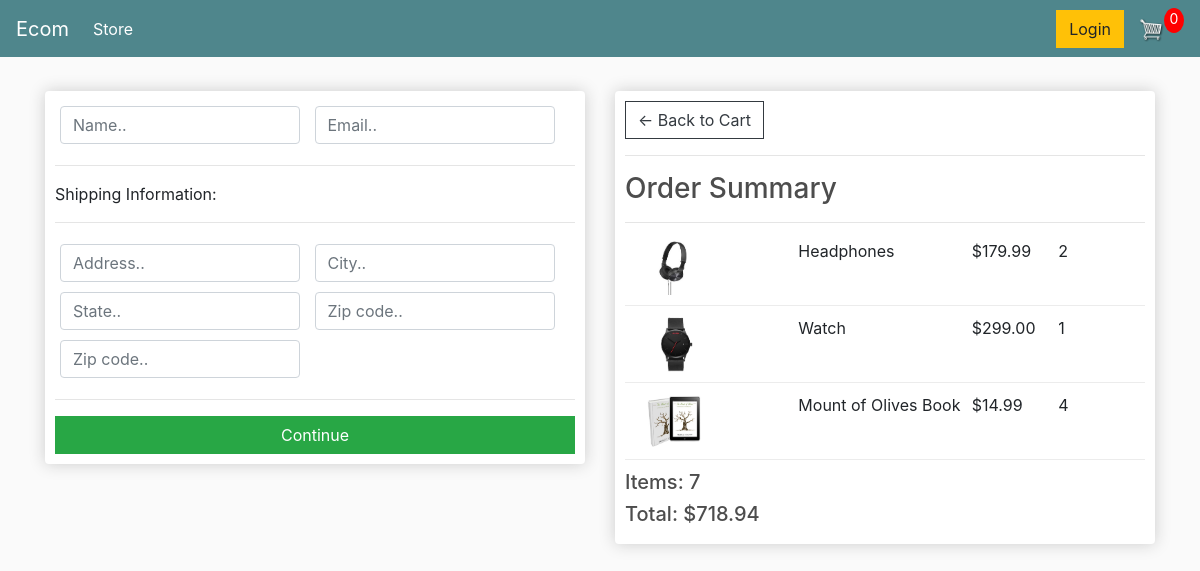
Screenshot of /checkout/ (signed in) with the database file from the repository.
### store/models.py (models this page shows, shortened)
class OrderItem(models.Model):
    product = models.ForeignKey(Product, on_delete=models.SET_NULL, blank=True, null=True)
    order = models.ForeignKey(Order, on_delete=models.SET_NULL, blank=True, null=True)
    quantity = models.IntegerField(default=0, null=True, blank=True)
    date_added = models.DateTimeField(auto_now_add=True)
    @property
    def total(self):
        return self.quantity * self.product.price

class Product(models.Model):
    name = models.CharField(max_length=100, null=True)
    price = models.FloatField()
    digital = models.BooleanField(default=False, null=True, blank=False)
    image = models.ImageField(null=True, blank=True)
    @property
    def imageURL(self):
        try:
            url = self.image.url
        except:
            url = ''
        return url

class Order(models.Model):
    customer = models.ForeignKey(Customer, on_delete=models.SET_NULL, blank=True, null=True)
    date_ordered = models.DateTimeField(auto_now_add=True)
    order_completed = models.BooleanField(default=False, null=True, blank=False)
    transaction_id = models.CharField(max_length=200, null=True)
    @property
    def cart_total(self):
        orderitems = self.orderitem_set.all()
        total = 0
        for i in orderitems: total += i.total
        return total
    @property
    def cart_items(self):
        orderitems = self.orderitem_set.all()
        total = 0
        for i in orderitems: total += i.quantity
        return total

### store/views.py (the view)
# urls.py: path('checkout/', views.checkout, name="checkout"),
def checkout(request):
    if request.user.is_authenticated:
        customer = request.user.customer
        order, created = Order.objects.get_or_create(customer=customer, order_completed=False)
        items = order.orderitem_set.all()
    else:
        items = []
        order = {'cart_items': 0, 'cart_total': 0}
    context = {'items': items, 'order': order}
    return render(request, 'store/checkout.html', context)

### store/templates/store/checkout.html (shortened to what this page needs)
{% extends 'store/main.html' %}
{% load static %}
{% block content %}
<div class="row">
    <div class="col-lg-6">
        <div class="box-element" id="form-wrapper">
            <form id="form">
                <div id="user-info">
                    <div class="form-field">
                        <input required class="form-control" type="text" name="name" placeholder="Name..">
                    </div>
                    <div class="form-field">
                        <input required class="form-control" type="email" name="email" placeholder="Email..">
                    </div>
                </div>
                <div id="shipping-info">
                    <hr>
                    <p>Shipping Information:</p>
                    <hr>
                    <div class="form-field">
                        <input class="form-control" type="text" name="address" placeholder="Address..">
                    </div>
                    <div class="form-field">
                        <input class="form-control" type="text" name="city" placeholder="City..">
                    </div>
                    <div class="form-field">
                        <input class="form-control" type="text" name="state" placeholder="State..">
                    </div>
                    <div class="form-field">
                        <input class="form-control" type="text" name="zipcode" placeholder="Zip code..">
                    </div>
                    <div class="form-field">
                        <input class="form-control" type="text" name="country" placeholder="Zip code..">
                    </div>
                </div>
                <hr>
                <input id="form-button" class="btn btn-success btn-block" type="submit" value="Continue">
            </form>
        </div>
        <br>
    </div>
    <div class="col-lg-6">
        <div class="box-element">
            <a  class="btn btn-outline-dark" href="{% url 'cart' %}">&#x2190; Back to Cart</a>
            <hr>
            <h3>Order Summary</h3>
            <hr>
            {% for item in items %}
            <div class="cart-row">
                <div style="flex:2"><img class="row-image" src="{{item.product.imageURL}}"></div>
                <div style="flex:2"><p>{{item.product.name}}</p></div>
                <div style="flex:1"><p>${{item.product.price|floatformat:2}}</p></div>
                <div style="flex:1"><p>{{item.quantity}}</p></div>
            </div>
            {% endfor %}
            <h5>Items:   {{order.cart_items}}</h5>
            <h5>Total:   ${{order.cart_total|floatformat:2}}</h5>
        </div>
    </div>
</div>
{% endblock content %}

### static/css/main.css (style rules this page uses)
body { background-color: hsl(0, 0%, 98%); }
h1,h2,h3,h4,h5,h6 { color:hsl(0, 0%, 30%); }
.box-element { box-shadow:hsl(0, 0%, 80%) 0 0 16px; background-color: #fff; border-radius: 4px; padding: 10px; }
.col-lg-4, .col-lg-6, .col-lg-8, .col-lg-12 { margin-top: 10px; }
.btn { border-radius: 0; }
.row-image { width: 100px; }
.form-field { width:250px; display: inline-block; padding: 5px; }
.cart-row { display: flex; align-items: flex-stretch; padding-bottom: 10px; margin-bottom: 10px; border-bottom: 1px solid #ececec; }

### rows the page displays
OrderItem: product.imageURL (picture), product.name "Headphones", product.price "179.99", quantity "2"
OrderItem: product.imageURL (picture), product.name "Watch", product.price "299.00", quantity "1"
OrderItem: product.imageURL (picture), product.name "Mount of Olives Book", product.price "14.99", quantity "4"
Order: cart_items "7", cart_total "718.94"
